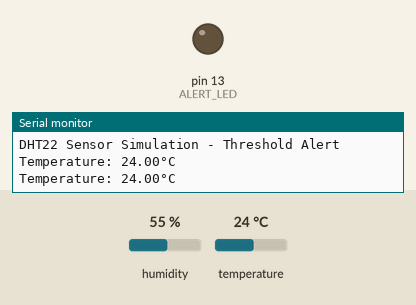
A sketch run on a simulated Arduino Uno, built with avr-gcc and run on an emulated ATmega328P. Shown: output pins drawn as LEDs (lit = HIGH), the last lines printed to the serial monitor. The test bench sets the inputs (shaded band); at power-on: temperature 24 °C, humidity 55 %.

Above: at 4.8 s.
4.9 s: temperature set to 29.5 °C
7.9 s: temperature set to 30.8 °C
At 8.9 s:
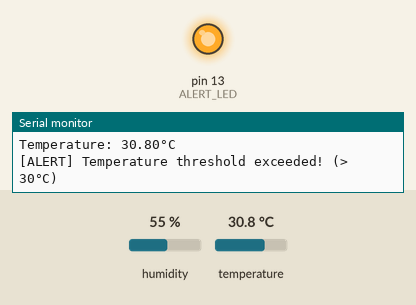
10.9 s: temperature set to 12 °C
At 12.7 s:
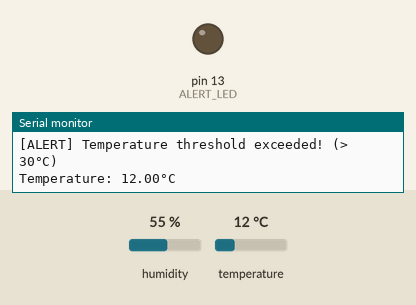
13.9 s: temperature set to 33 °C
At 14.8 s:
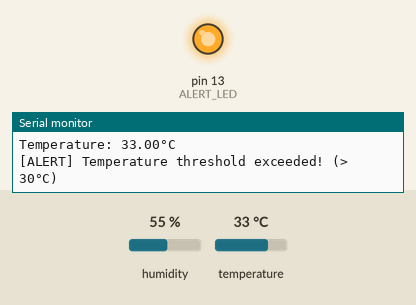
Timing chart, 0 to 16.9 s (numbered marks = the images above; inputs shaded):
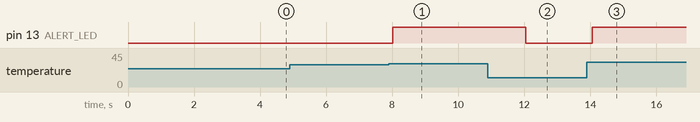

The sketch:

sensor_simulation___threshold_alert.ino
```cpp
#include <DHT.h>

#define DHTPIN 2        // Digital pin connected to the DHT22 sensor
#define DHTTYPE DHT22   // DHT 22 (AM2302)
#define ALERT_LED 13    // Digital pin for the threshold alert LED

DHT dht(DHTPIN, DHTTYPE);

const float TEMPERATURE_THRESHOLD = 30.0; // 30 degrees Celsius threshold

void setup() {
  Serial.begin(9600);
  Serial.println(F("DHT22 Sensor Simulation - Threshold Alert"));

  pinMode(ALERT_LED, OUTPUT);
  dht.begin();
}

void loop() {
  // Wait a few seconds between measurements (DHT22 needs ~2 seconds)
  delay(2000);

  // Read temperature as Celsius
  float tempCelsius = dht.readTemperature();

  // Check if any reads failed and exit early (to try again)
  if (isnan(tempCelsius)) {
    Serial.println(F("Failed to read from DHT sensor!"));
    return;
  }

  // Print the current temperature to the Serial Monitor
  Serial.print(F("Temperature: "));
  Serial.print(tempCelsius);
  Serial.println(F("°C"));

  // Check if temperature exceeds the 30°C threshold
  if (tempCelsius >= TEMPERATURE_THRESHOLD) {
    digitalWrite(ALERT_LED, HIGH);  // Turn on alert LED
    Serial.println(F("[ALERT] Temperature threshold exceeded! (> 30°C)"));
  } else {
    digitalWrite(ALERT_LED, LOW);   // Turn off alert LED
  }
}
```

Measured:
- the behaviour switches between 29.9 and 30 °C on temperature (found by bisection; images 0 and 1)
- after the input at 7.9 s, pin 13 (ALERT_LED): LOW → HIGH after 0.12 s
- after the input at 10.9 s, pin 13 (ALERT_LED): HIGH → LOW after 1.2 s
- after the input at 13.9 s, pin 13 (ALERT_LED): LOW → HIGH after 0.16 s
